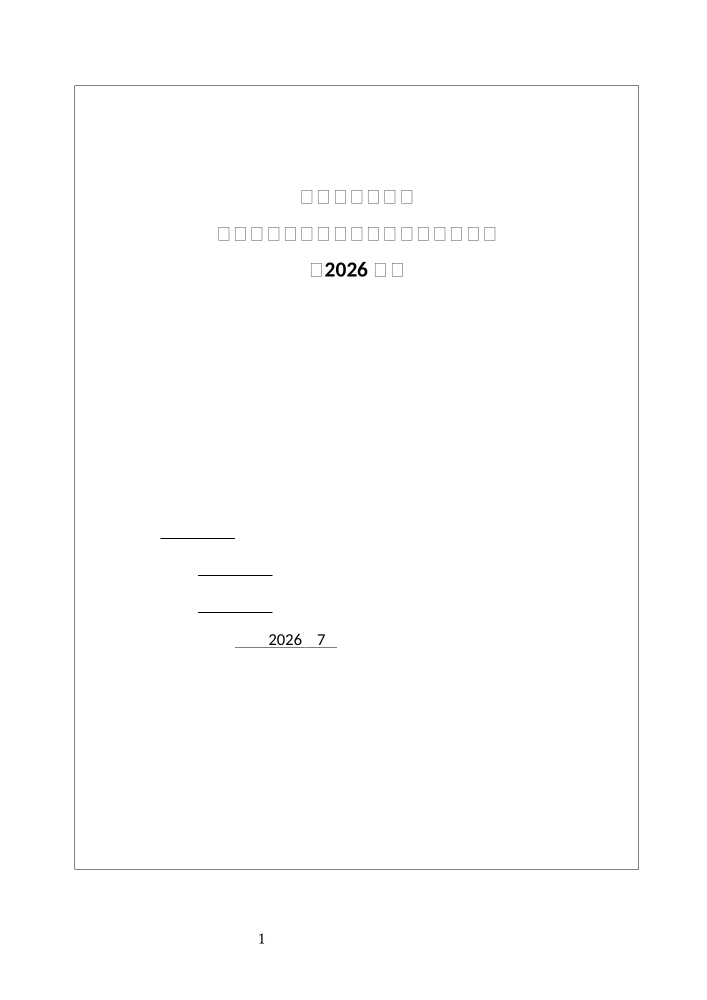
#> input picture tmp/人培审查/docx_render/page-1.png, 1414 x 2000 px (shown at 1/2 size)
$ python make_contact_sheets.py
#> lines starting #> are read from the running program, lines starting #| are printed output that depends on the picture
from pathlib import Path

from PIL import Image, ImageDraw


def page_number(path: Path) -> int:
    return int(path.stem.split("-")[1])


def build(folder: Path, name: str, output: Path) -> None:
#> called with name = 'docx'
    files = sorted(folder.glob("page-*.png"), key=page_number)
    for sheet_index in range((len(files) + 5) // 6):
        batch = files[sheet_index * 6 : (sheet_index + 1) * 6]
        canvas = Image.new("RGB", (1200, 1100), "white")
#> canvas: PIL image 1200x1100 RGB; every value is 255
        draw = ImageDraw.Draw(canvas)
        for item_index, path in enumerate(batch):
            image = Image.open(path).convert("RGB")
#> image is the input picture: PIL image 1414x2000 RGB; min 0, max 255, mean 254.1
            image.thumbnail((360, 500))
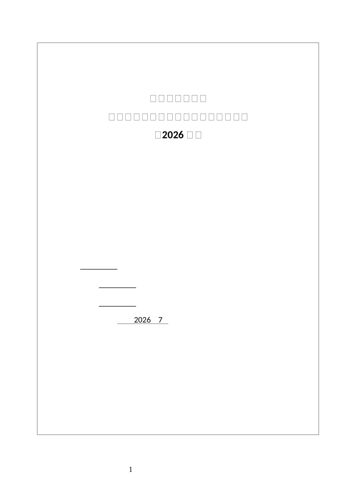
#> image: PIL image 353x500 RGB; min 0, max 255, mean 254
            x = (item_index % 3) * 400
            y = (item_index // 3) * 550
            draw.text((x + 4, y + 4), f"{name} p{page_number(path)}", fill="black")
            canvas.paste(image, (x, y + 24))
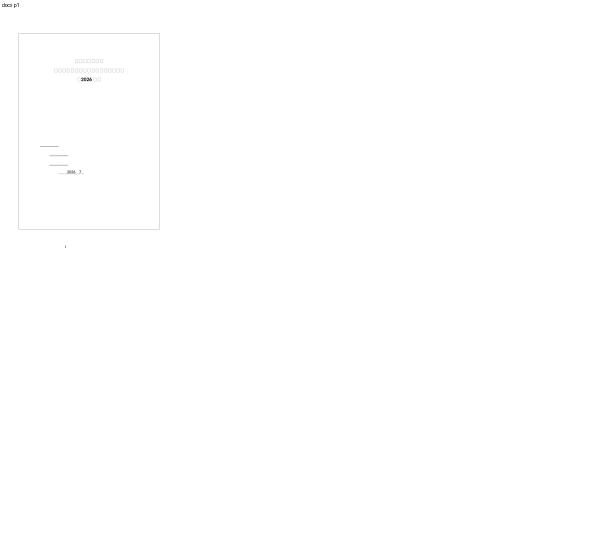
#> canvas: PIL image 1200x1100 RGB (shown at 1/2 size); min 0, max 255, mean 254.9
        canvas.save(output / f"{name}_{sheet_index + 1}.jpg", quality=88)


base = Path("/Users/liuhongzhe/Desktop/学堂/专业建设/Codex工程/tmp/人培审查")
output = base / "contact"
output.mkdir(exist_ok=True)
build(base / "docx_render", "docx", output)
build(base / "pdf_render", "standard", output)
